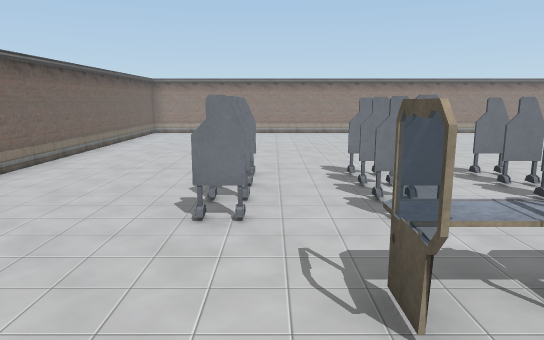
[1] (above)

16 first-person views from a walk through a 3-D level made in the Unity game engine. The camera is 1.5 m above the floor, tilts 10° down and sees 70° across. The floor is counted in squares, 1.03 m on a side. Each view is taken from the middle of a square. On the plan, view 1 faces up. The plan holds only what a view shows up to about 16 squares ahead; the rest is blank. The player character is not drawn. Some surface patterns are stand-ins.

[2]
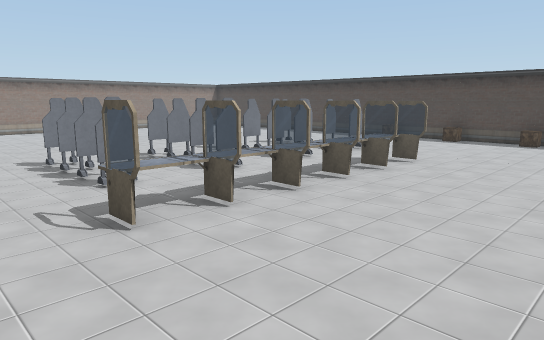

[3]
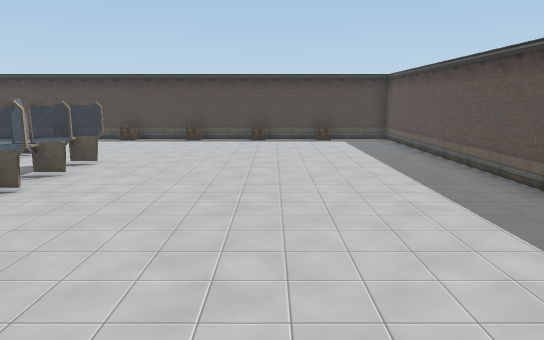

[4]
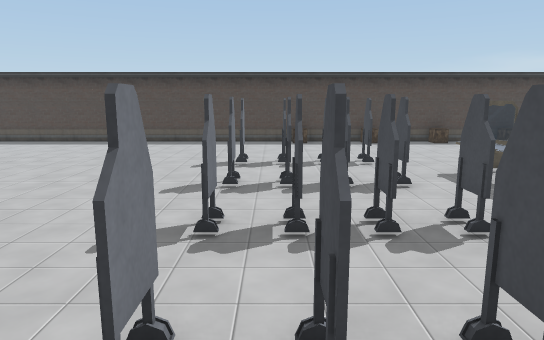

[5]
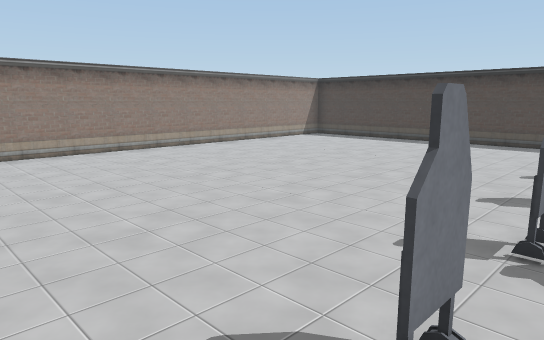

[6]
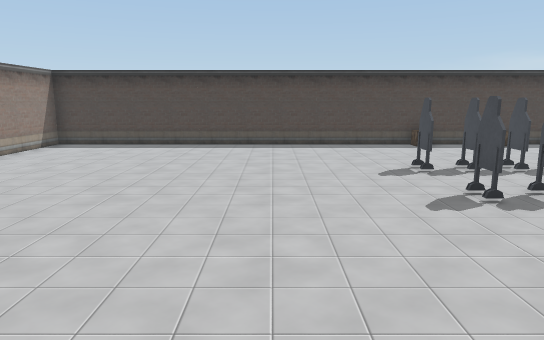

[7]
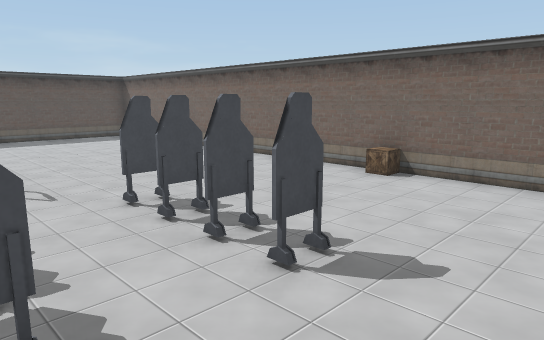

[8]
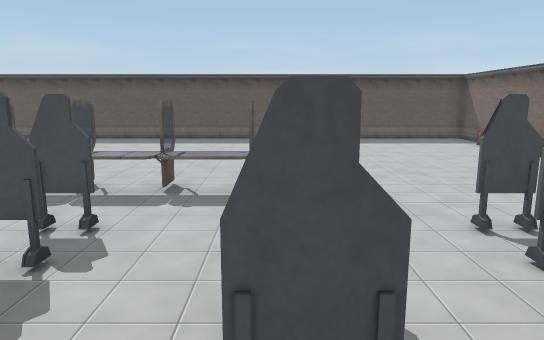

[9]
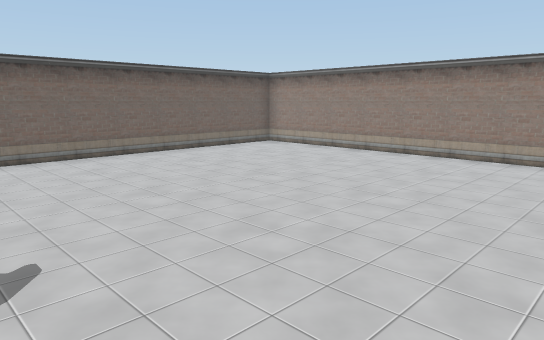

[10]
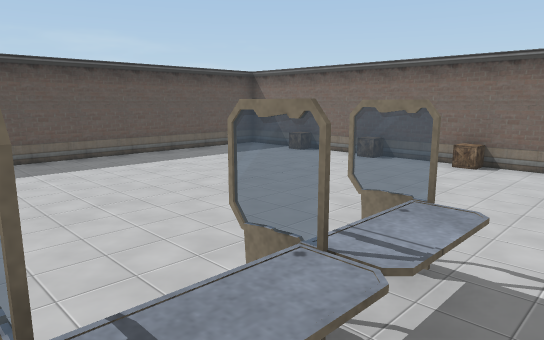

[11]
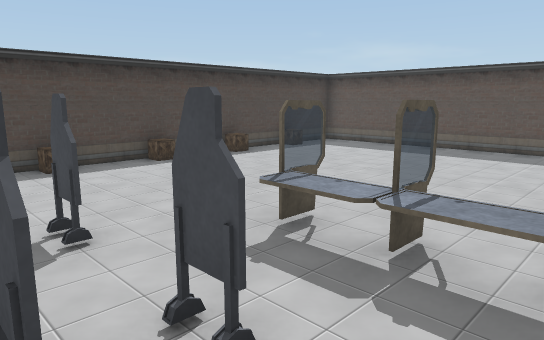

[12]
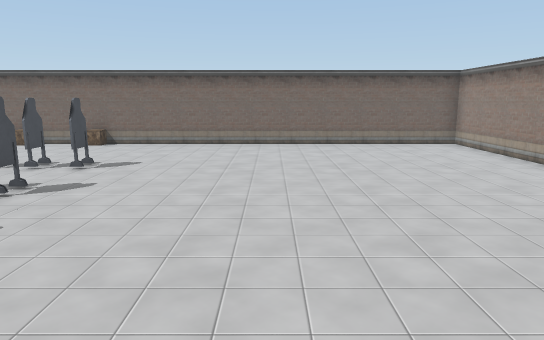

[13]
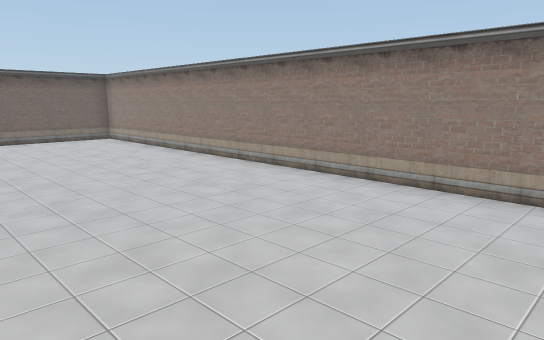

[14]
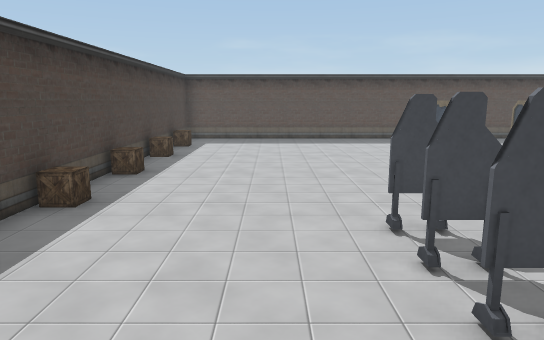

[15]
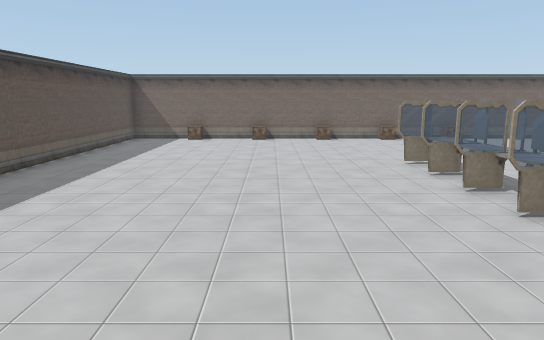

[16]
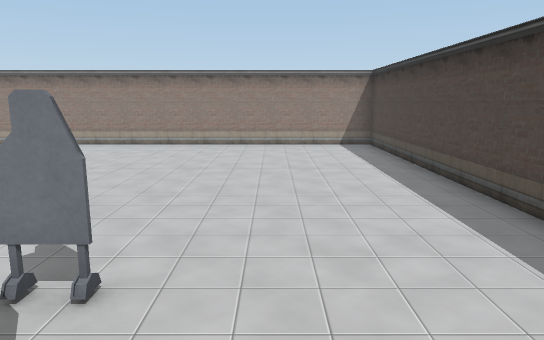

### Floor plan
Key: @ floor where view 1 was taken; # wall or solid block; . floor; ^ raised ledge; T thing the floor can be seen under or through; O other object.
Columns run from 6 left of view 1 to 15 right of it. Each row starts with its distance up from view 1.
 19 ######################
 18 #....................#
 17 #....................#
 16 #....................#
 15 #....................#
 14 #....................#
 13 #....................#
 12 #....................#
 11 #....................#
 10 #....................#
  9 #....................#
  8 #....#..#.#..#.#.....#
  7 #....................#
  6 #...................O#
  5 #....#..#.#..#.#.....#
  4 #....................#
  3 #......^^^^^^^^......#
  2 #......TT.TT.##......#
  1 #...................O#
  0 #.....@..............#
 -1 #....................#
 -2 #....................#
 -3 #....................#
 -4 #...................O#
 -5 #....................#
 -6 #....................#
 -7 ######################

Where each view was taken, in squares from view 1:
view 1: 0 up, 0 right, facing up
view 2: 2 down, 1 left, facing up-right
view 3: 2 down, 1 left, facing right
view 4: 7 up, 0 right, facing right
view 5: 7 up, 0 right, facing up-right
view 6: 11 up, 1 right, facing right
view 7: 10 up, 2 right, facing down-left
view 8: 9 up, 2 right, facing down
view 9: 8 up, 5 right, facing up-left
view 10: 4 up, 4 right, facing down-left
view 11: 6 up, 5 right, facing down-right
view 12: 12 up, 8 right, facing left
view 13: 12 up, 10 right, facing up-left
view 14: 9 up, 11 right, facing down
view 15: 1 down, 10 right, facing left
view 16: 5 up, 11 right, facing up
